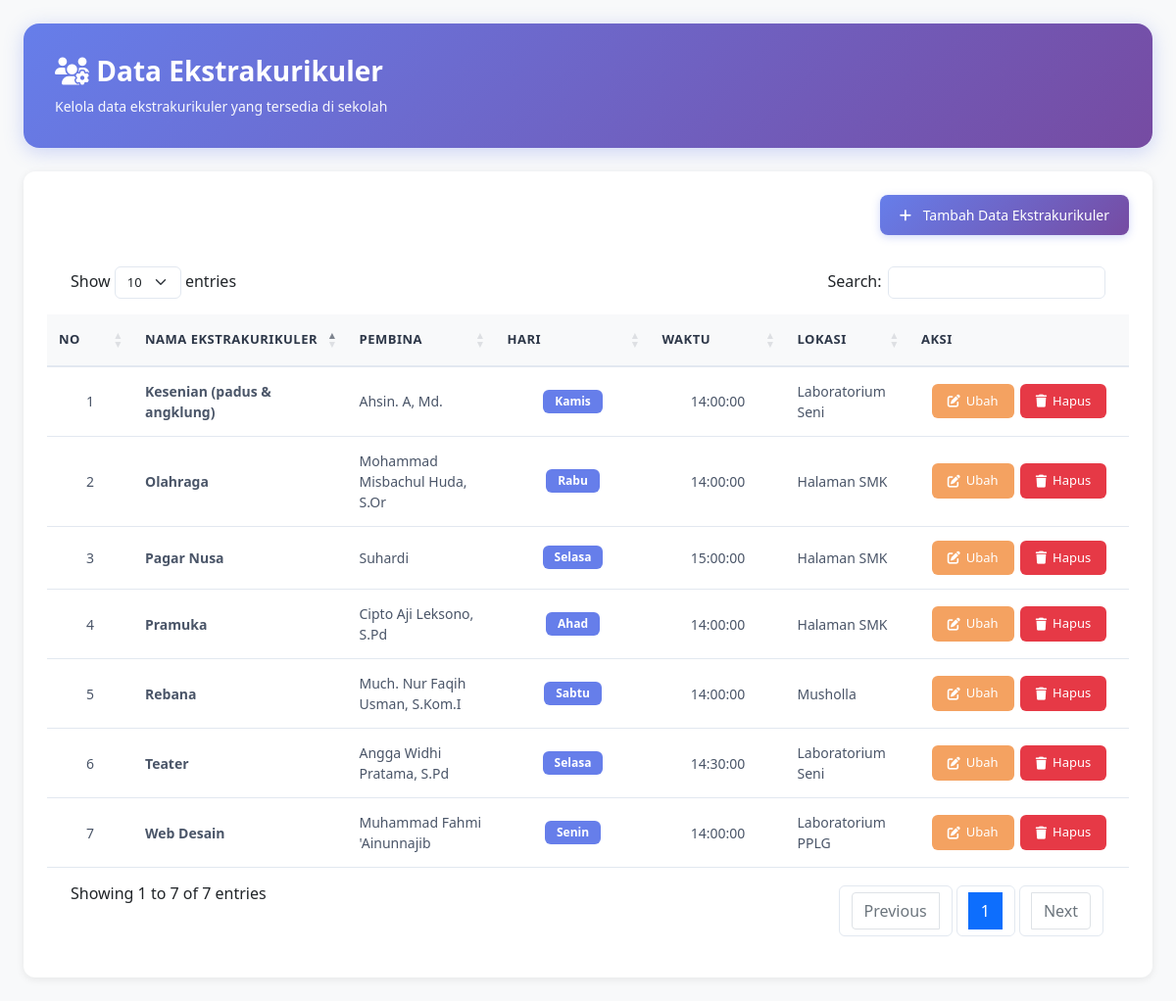
/ekstra.php (signed in), run on the app's committed database.
### tables this page shows
CREATE TABLE `ekstra` (
  `id` int(11) NOT NULL,
  `nama_ekstra` varchar(100) NOT NULL,
  `pembina` varchar(100) DEFAULT NULL,
  `hari` varchar(50) DEFAULT NULL,
  `waktu` varchar(50) DEFAULT NULL,
  `lokasi` varchar(100) DEFAULT NULL
);

### ekstra.php (the view, shortened to what this page needs)
<?php
include "koneksi.php";
$user = $_SESSION['user'];
$user_role = strtolower($user['role'] ?? '');
function hasAccess($allowed_roles) {
    global $user_role;
    return in_array($user_role, $allowed_roles);
}
?>
<!DOCTYPE html>
<html lang="id">
<head>
    <link rel="stylesheet" href="https://cdn.datatables.net/1.13.6/css/dataTables.bootstrap5.min.css">
    <link rel="stylesheet" href="https://cdnjs.cloudflare.com/ajax/libs/font-awesome/6.7.2/css/all.min.css">
    <link href="https://cdn.jsdelivr.net/npm/bootstrap@5.1.3/dist/css/bootstrap.min.css" rel="stylesheet">
</head>
<body>
    <div class="main-container">
        <div class="header-card">
            <h3>
                <i class="fa-solid fa-users-gear"></i> Data Ekstrakurikuler
            </h3>
            <p>Kelola data ekstrakurikuler yang tersedia di sekolah</p>
        </div>
        <div class="content-card">
            <?php if (hasAccess(['admin'])): ?>
            <div class="mb-3 text-end">
                <a href="home.php?page=ekstra_tambah" class="btn btn-primary">
                    <i class="fa-solid fa-plus me-2"></i> Tambah Data Ekstrakurikuler
                </a>
            </div>
            <?php endif; ?>
            <div class="table-wrapper">
                <table id="sppTable" class="table table-hover">
                    <thead>
                        <tr>
                            <th style="width: 50px;">No</th>
                            <th>Nama Ekstrakurikuler</th>
                            <th>Pembina</th>
                            <th style="width: 120px;">Hari</th>
                            <th style="width: 100px;">Waktu</th>
                            <th>Lokasi</th>
                            <th style="width: 200px;">Aksi</th>
                        </tr>
                    </thead>
                    <tbody>
                    <?php
                    $i = 1;
                    $query = mysqli_query($koneksi, "SELECT * FROM ekstra ORDER BY nama_ekstra ASC");
                    while ($data = mysqli_fetch_array($query)) {
                        $sudah_terdaftar = false;
                    ?>
                        <tr>
                            <td class="text-center"><?= $i; ?></td>
                            <td><strong><?= htmlspecialchars($data['nama_ekstra']); ?></strong></td>
                            <td><?= htmlspecialchars($data['pembina']); ?></td>
                            <td class="text-center">
                                <span class="badge badge-day">
                                    <?= htmlspecialchars($data['hari']); ?>
                                </span>
                            </td>
                            <td class="text-center"><?= htmlspecialchars($data['waktu']); ?></td>
                            <td>
                                <?php if (!empty($data['lokasi'])): ?>
                                    <?= htmlspecialchars($data['lokasi']); ?>
                                <?php else: ?>
                                    <span class="text-muted">-</span>
                                <?php endif; ?>
                            </td>
                            <td>
                                <div class="action-buttons">
                                <?php if ($user_role == 'siswa'): ?>
                                    <?php if ($sudah_terdaftar): ?>
                                        <span class="badge-registered">
                                            <i class="fa-solid fa-circle-check"></i> Sudah Mendaftar
                                        </span>
                                    <?php else: ?>
                                        <a href="?page=ekstra_daftar&nama_ekstra=<?= urlencode($data['nama_ekstra']); ?>"
                                           class="btn btn-success btn-action">
                                           <i class="fa-solid fa-user-plus"></i> Daftar
                                        </a>
                                    <?php endif; ?>
                                <?php elseif (hasAccess(['admin'])): ?>
                                    <a href="?page=ekstra_ubah&nama_ekstra=<?= urlencode($data['nama_ekstra']); ?>"
                                       class="btn btn-warning btn-action">
                                       <i class="fa-solid fa-pen-to-square"></i> Ubah
                                    </a>
                                    <a href="?page=ekstra_hapus&nama_ekstra=<?= urlencode($data['nama_ekstra']); ?>"
                                       class="btn btn-danger btn-action"
                                       onclick="return confirm('Yakin ingin menghapus ekstrakurikuler ini?')">
                                       <i class="fa-solid fa-trash"></i> Hapus
                                    </a>
                                <?php endif; ?>
                                </div>
                            </td>
                        </tr>
                    <?php
                        $i++;
                    } ?>
                    </tbody>
                </table>
            </div>
        </div>
    </div>
</body>
</html>

### ekstra.php (style rules this page uses)
body { font-family: 'Segoe UI', Arial, sans-serif; background: #f8f9fa; margin: 0; padding: 0; min-height: 100vh; }
.main-container { padding: 24px; max-width: 100%; }
.header-card { background: linear-gradient(135deg, #667eea 0%, #764ba2 100%); border-radius: 16px; padding: 32px; color: white; margin-bottom: 24px; box-shadow: 0 4px 20px rgba(102, 126, 234, 0.3); }
.header-card h3 { font-size: 28px; font-weight: 700; margin: 0 0 8px 0; color: white; }
.header-card p { margin: 0; opacity: 0.95; font-size: 14px; }
.content-card { background: white; border-radius: 12px; padding: 24px; box-shadow: 0 2px 8px rgba(0,0,0,0.08); }
.btn { border-radius: 8px; font-size: 14px; font-weight: 500; padding: 10px 20px; transition: all 0.2s; border: none; }
.btn-primary { background: linear-gradient(135deg, #667eea 0%, #764ba2 100%); box-shadow: 0 2px 8px rgba(102, 126, 234, 0.3); color: white; }
.action-buttons { display: flex; gap: 6px; justify-content: center; flex-wrap: wrap; }
.btn-action { padding: 8px 16px; border-radius: 6px; display: inline-flex; align-items: center; gap: 6px; border: none; transition: all 0.2s ease; font-size: 13px; font-weight: 500; }
.btn-warning { background-color: #f4a261; color: white; }
.btn-danger { background-color: #e63946; color: white; }
.table-wrapper { background: white; border-radius: 12px; overflow: hidden; }
table.dataTable { width: 100% !important; margin: 0 !important; }
table.dataTable thead th { background: #f8f9fa; color: #2d3748; font-weight: 600; font-size: 13px; text-transform: uppercase; letter-spacing: 0.5px; border-bottom: 2px solid #e2e8f0; padding: 16px 12px; white-space: nowrap; }
table.dataTable tbody td { padding: 14px 12px; vertical-align: middle; font-size: 14px; color: #4a5568; border-bottom: 1px solid #e2e8f0; }
.badge { padding: 6px 12px; border-radius: 6px; font-size: 12px; font-weight: 600; display: inline-block; }
.badge-day { background: #667eea; color: white; }

### data on the page
ekstra: nama_ekstra "Kesenian (padus & angklung)", pembina "Ahsin. A, Md.", hari "Kamis", waktu "14:00:00", lokasi "Laboratorium Seni"
ekstra: nama_ekstra "Olahraga", pembina "Mohammad Misbachul Huda, S.Or", hari "Rabu", waktu "14:00:00", lokasi "Halaman SMK"
ekstra: nama_ekstra "Pagar Nusa", pembina "Suhardi", hari "Selasa", waktu "15:00:00", lokasi "Halaman SMK"
ekstra: nama_ekstra "Pramuka", pembina "Cipto Aji Leksono, S.Pd", hari "Ahad", waktu "14:00:00", lokasi "Halaman SMK"
ekstra: nama_ekstra "Rebana", pembina "Much. Nur Faqih Usman, S.Kom.I", hari "Sabtu", waktu "14:00:00", lokasi "Musholla"
ekstra: nama_ekstra "Teater", pembina "Angga Widhi Pratama, S.Pd", hari "Selasa", waktu "14:30:00", lokasi "Laboratorium Seni"
ekstra: nama_ekstra "Web Desain", pembina "Muhammad Fahmi 'Ainunnajib", hari "Senin", waktu "14:00:00", lokasi "Laboratorium PPLG"
